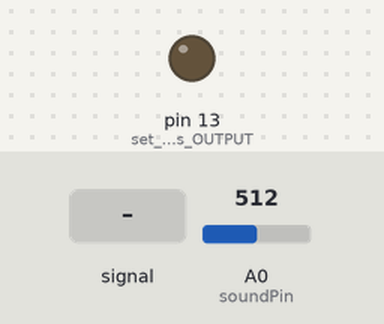
The sketch below on a simulated Arduino Uno, built with avr-gcc and run on an emulated ATmega328P. Shown: output pins drawn as LEDs (lit = HIGH). Dashed ring = blinking. The inputs (shaded band) are chosen by the test bench; at power-on: A0 (soundPin) = 512. What the sketch prints to the serial monitor is not drawn.

Above: at 1.2 s.
1.3 s: A0 (soundPin) fed a 200 Hz sine of ±255 counts around its level
At 1.57 s:
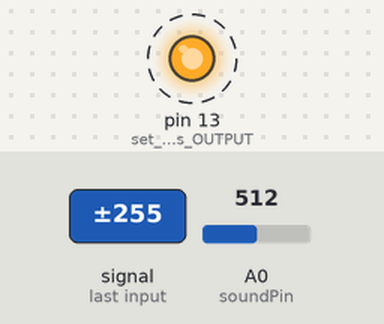
4.3 s: A0 (soundPin) fed a 50 Hz sine of ±306 counts around its level
At 4.5 s:
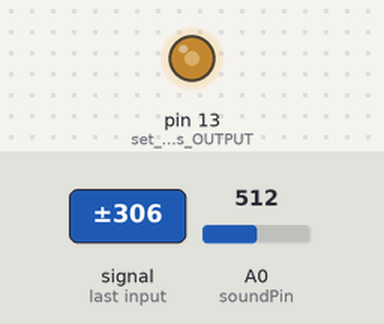
7.3 s: A0 (soundPin) set to 610
8.8 s: A0 (soundPin) fed a 50 Hz sine of ±306 counts around its level
11.8 s: A0 (soundPin) set to 590
13.3 s: A0 (soundPin) set to 619
At 14.0 s:
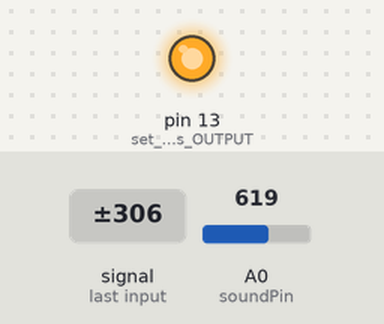
Timing chart, 0 to 15.8 s (numbered marks = the images above; inputs shaded):
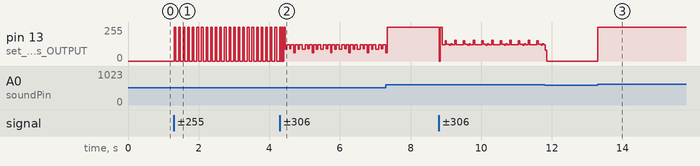

The sketch:

SoundSensorPOC.ino
```cpp
const int soundPin = A0;

void setup(){
  pinMode(LED_BUILTIN, OUTPUT);//set ledPin as OUTPUT
  Serial.begin(9600); //initialize the serial communication as 9600 bps
}

void loop(){
  int value = analogRead(soundPin);
  Serial.println(value);

  if (value > 600){
    digitalWrite(LED_BUILTIN,HIGH);
  } else {
    digitalWrite(LED_BUILTIN,LOW);
  }
}
```

Measured:
- the behaviour switches between 600 and 601 on A0 (soundPin) (found by bisection; images 2 and 3)
- after the input at 1.3 s, pin 13 (set_ledPin_as_OUTPUT): alternates 255/255 for 0.05 s and 0/255 for 0.08 s, starting at once
- after the input at 13.3 s, pin 13 (set_ledPin_as_OUTPUT): 0/255 → 255/255 at once
